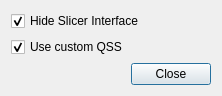
<?xml version="1.0" encoding="UTF-8"?>
<ui version="4.0">
 <class>Dialog</class>
 <widget class="QDialog" name="Dialog">
  <property name="geometry">
   <rect>
    <x>0</x>
    <y>0</y>
    <width>222</width>
    <height>73</height>
   </rect>
  </property>
  <property name="windowTitle">
   <string>Dialog</string>
  </property>
  <layout class="QGridLayout" name="gridLayout">
   <item row="2" column="0">
    <widget class="QDialogButtonBox" name="buttonBox">
     <property name="orientation">
      <enum>Qt::Horizontal</enum>
     </property>
     <property name="standardButtons">
      <set>QDialogButtonBox::Close</set>
     </property>
    </widget>
   </item>
   <item row="1" column="0">
    <widget class="QCheckBox" name="CustomStyleCheckBox">
     <property name="text">
      <string>Use custom QSS</string>
     </property>
     <property name="checked">
      <bool>true</bool>
     </property>
    </widget>
   </item>
   <item row="0" column="0">
    <widget class="QCheckBox" name="CustomUICheckBox">
     <property name="text">
      <string>Hide Slicer Interface</string>
     </property>
     <property name="checked">
      <bool>true</bool>
     </property>
    </widget>
   </item>
  </layout>
 </widget>
 <resources/>
 <connections>
  <connection>
   <sender>buttonBox</sender>
   <signal>accepted()</signal>
   <receiver>Dialog</receiver>
   <slot>accept()</slot>
   <hints>
    <hint type="sourcelabel">
     <x>248</x>
     <y>254</y>
    </hint>
    <hint type="destinationlabel">
     <x>157</x>
     <y>274</y>
    </hint>
   </hints>
  </connection>
  <connection>
   <sender>buttonBox</sender>
   <signal>rejected()</signal>
   <receiver>Dialog</receiver>
   <slot>reject()</slot>
   <hints>
    <hint type="sourcelabel">
     <x>316</x>
     <y>260</y>
    </hint>
    <hint type="destinationlabel">
     <x>286</x>
     <y>274</y>
    </hint>
   </hints>
  </connection>
 </connections>
</ui>
